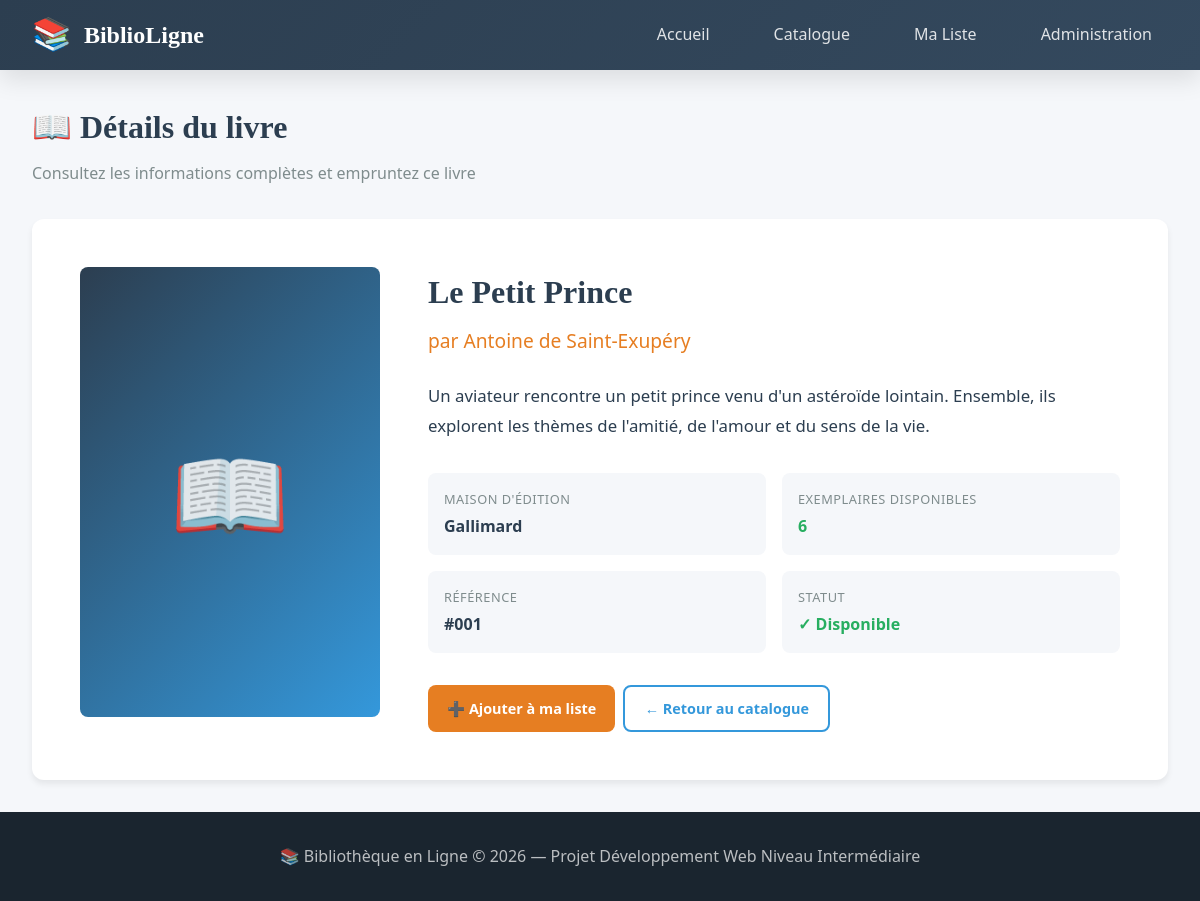
Page /details.php?id=1 on the committed database.
### tables this page shows
CREATE TABLE IF NOT EXISTS `livres` (
  `id` int NOT NULL AUTO_INCREMENT,
  `titre` varchar(100) NOT NULL,
  `auteur` varchar(100) NOT NULL,
  `description` text,
  `maison_edition` varchar(100) DEFAULT NULL,
  `nombre_exemplaire` int DEFAULT '1',
  PRIMARY KEY (`id`)
);

### details.php (the view, shortened to what this page needs)
<?php
$id = isset($_GET['id']) ? intval($_GET['id']) : 0;
$book = null;
$error = '';
if ($id > 0) {
    $db = getDBConnection();
    if ($db) {
        try {
            $stmt = $db->prepare("SELECT * FROM livres WHERE id = :id");
            $stmt->execute([':id' => $id]);
            $book = $stmt->fetch();
        } catch (PDOException $e) {
            $error = "Erreur lors de la récupération du livre.";
        }
    } else {
        $error = "Impossible de se connecter à la base de données.";
    }
} else {
    $error = "Aucun livre sélectionné.";
}
?>
<!DOCTYPE html>
<html lang="fr">
<head>
    <link rel="stylesheet" href="style.css">
</head>
<body>
    <header class="site-header">
        <div class="nav-container">
            <a href="index.php" class="logo">
                <span class="logo-icon">📚</span>
                <span>BiblioLigne</span>
            </a>
            <ul class="nav-links">
                <li><a href="index.php">Accueil</a></li>
                <li><a href="results.php">Catalogue</a></li>
                <li><a href="wishlist.php">Ma Liste</a></li>
                <li><a href="login.php">Administration</a></li>
            </ul>
        </div>
    </header>
    <main>
        <h1 class="page-title">📖 Détails du livre</h1>
        <p class="page-subtitle">Consultez les informations complètes et empruntez ce livre</p>
        <?php if ($error): ?>
            <div class="alert alert-error">⚠️ <?php echo htmlspecialchars($error); ?></div>
            <div style="text-align: center; margin-top: 2rem;">
                <a href="results.php" class="btn btn-primary">← Retour au catalogue</a>
            </div>
        <?php elseif ($book): ?>
            <div class="detail-container">
                <div class="detail-cover">📖</div>
                <div class="detail-info">
                    <h2><?php echo htmlspecialchars($book['titre']); ?></h2>
                    <p class="author">par <?php echo htmlspecialchars($book['auteur']); ?></p>
                    <p class="description">
                        <?php echo nl2br(htmlspecialchars($book['description'] ?: 'Aucune description disponible pour ce livre.')); ?>
                    </p>
                    <div class="detail-meta">
                        <div class="meta-item">
                            <div class="meta-label">Maison d'édition</div>
                            <div class="meta-value"><?php echo htmlspecialchars($book['maison_edition'] ?: 'Non spécifiée'); ?></div>
                        </div>
                        <div class="meta-item">
                            <div class="meta-label">Exemplaires disponibles</div>
                            <div class="meta-value" style="color: <?php echo $book['nombre_exemplaire'] > 0 ? 'var(--success)' : 'var(--danger)'; ?>;">
                                <?php echo $book['nombre_exemplaire']; ?>
                            </div>
                        </div>
                        <div class="meta-item">
                            <div class="meta-label">Référence</div>
                            <div class="meta-value">#<?php echo str_pad($book['id'], 3, '0', STR_PAD_LEFT); ?></div>
                        </div>
                        <div class="meta-item">
                            <div class="meta-label">Statut</div>
                            <div class="meta-value" style="color: <?php echo $book['nombre_exemplaire'] > 0 ? 'var(--success)' : 'var(--danger)'; ?>;">
                                <?php echo $book['nombre_exemplaire'] > 0 ? '✓ Disponible' : '✗ Indisponible'; ?>
                            </div>
                        </div>
                    </div>
                    <div class="book-actions">
                        <?php if ($book['nombre_exemplaire'] > 0): ?>
                            <a href="wishlist_add.php?id=<?php echo $book['id']; ?>" class="btn btn-secondary add-to-wishlist" data-book-id="<?php echo $book['id']; ?>">
                                ➕ Ajouter à ma liste
                            </a>
                        <?php else: ?>
                            <button class="btn btn-outline" disabled>❌ Plus disponible</button>
                        <?php endif; ?>
                        <a href="results.php" class="btn btn-outline">← Retour au catalogue</a>
                    </div>
                </div>
            </div>
        <?php endif; ?>
    </main>
    <footer class="site-footer">
        <p>📚 Bibliothèque en Ligne &copy; 2026 — Projet Développement Web Niveau Intermédiaire</p>
    </footer>
</body>
</html>

### style.css (style rules this page uses)
:root { --primary: #2c3e50; --primary-light: #34495e; --secondary: #e67e22; --secondary-hover: #d35400; --accent: #3498db; --accent-hover: #2980b9; --success: #27ae60; --danger: #e74c3c; --warning: #f39c12; --light: #ecf0f1; --dark: #1a252f; --text: #2c3e50; --text-muted: #7f8c8d; --bg: #f5f7fa; --white: #ffffff; --shadow: 0 4px 6px rgba(0,0,0,0.07); --shadow-lg: 0 10px 25px rgba(0,0,0,0.1); --radius: 12px; --radius-sm: 8px; --transition: all 0.3s ease; --font-main: 'Segoe UI', Tahoma, Geneva, Verdana, sans-serif; --font-heading: Georgia, 'Times New Roman', serif; }
*, *::before, *::after { box-sizing: border-box; margin: 0; padding: 0; }
html { scroll-behavior: smooth; }
body { font-family: var(--font-main); background: var(--bg); color: var(--text); line-height: 1.6; min-height: 100vh; display: flex; flex-direction: column; }
a { color: var(--accent); text-decoration: none; transition: var(--transition); }
.site-header { background: linear-gradient(135deg, var(--primary) 0%, var(--primary-light) 100%); color: var(--white); padding: 0; box-shadow: var(--shadow-lg); position: sticky; top: 0; z-index: 1000; }
.nav-container { max-width: 1200px; margin: 0 auto; padding: 0 2rem; display: flex; justify-content: space-between; align-items: center; height: 70px; }
.logo { display: flex; align-items: center; gap: 0.75rem; font-family: var(--font-heading); font-size: 1.5rem; font-weight: bold; color: var(--white); }
.logo-icon { font-size: 2rem; }
.nav-links { display: flex; list-style: none; gap: 2rem; }
.nav-links a { color: rgba(255,255,255,0.85); font-weight: 500; padding: 0.5rem 1rem; border-radius: var(--radius-sm); transition: var(--transition); }
main { flex: 1; max-width: 1200px; width: 100%; margin: 0 auto; padding: 2rem; }
.book-actions { margin-top: auto; display: flex; gap: 0.5rem; flex-wrap: wrap; }
.btn { display: inline-flex; align-items: center; justify-content: center; gap: 0.5rem; padding: 0.6rem 1.2rem; border-radius: var(--radius-sm); font-size: 0.9rem; font-weight: 600; cursor: pointer; border: none; transition: var(--transition); text-decoration: none; }
.btn-secondary { background: var(--secondary); color: var(--white); }
.btn-outline { background: transparent; color: var(--accent); border: 2px solid var(--accent); }
.page-title { font-family: var(--font-heading); font-size: 2rem; color: var(--primary); margin-bottom: 0.5rem; }
.page-subtitle { color: var(--text-muted); margin-bottom: 2rem; }
.detail-container { display: grid; grid-template-columns: 300px 1fr; gap: 3rem; background: var(--white); border-radius: var(--radius); padding: 3rem; box-shadow: var(--shadow); }
.detail-cover { width: 100%; aspect-ratio: 2/3; background: linear-gradient(135deg, var(--primary) 0%, var(--accent) 100%); border-radius: var(--radius-sm); display: flex; align-items: center; justify-content: center; font-size: 6rem; color: rgba(255,255,255,0.9); }
.detail-info h2 { font-family: var(--font-heading); font-size: 2rem; color: var(--primary); margin-bottom: 0.5rem; }
.detail-info .author { font-size: 1.2rem; color: var(--secondary); margin-bottom: 1.5rem; }
.detail-info .description { line-height: 1.8; color: var(--text); margin-bottom: 2rem; font-size: 1.05rem; }
.detail-meta { display: grid; grid-template-columns: repeat(2, 1fr); gap: 1rem; margin-bottom: 2rem; }
.meta-item { background: var(--bg); padding: 1rem; border-radius: var(--radius-sm); }
.meta-label { font-size: 0.8rem; color: var(--text-muted); text-transform: uppercase; letter-spacing: 0.5px; margin-bottom: 0.25rem; }
.meta-value { font-weight: 600; color: var(--primary); }
.site-footer { background: var(--dark); color: rgba(255,255,255,0.7); text-align: center; padding: 2rem; margin-top: auto; }

### rows in the picture
livres: titre "Le Petit Prince", auteur "Antoine de Saint-Exupéry", description "Un aviateur rencontre un petit prince venu d'un astéroïde lointain. Ensemble, ils explorent les thèmes de l'amitié, de l'amour et du sens de la vie.", maison_edition "Gallimard", nombre_exemplaire "6", id "001"
